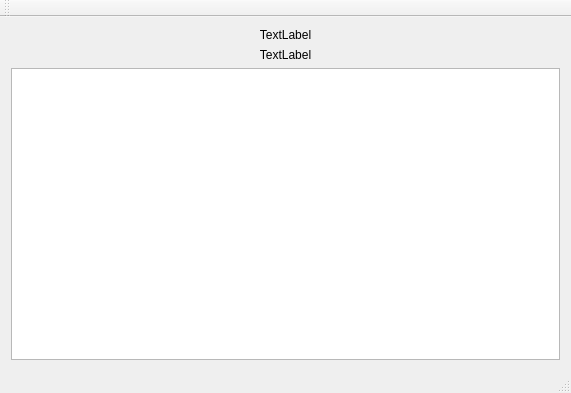
<?xml version="1.0" encoding="UTF-8"?>
<ui version="4.0">
 <class>MainWindow</class>
 <widget class="QMainWindow" name="MainWindow">
  <property name="geometry">
   <rect>
    <x>0</x>
    <y>0</y>
    <width>571</width>
    <height>393</height>
   </rect>
  </property>
  <property name="windowTitle">
   <string>MainWindow</string>
  </property>
  <widget class="QWidget" name="centralWidget">
   <layout class="QVBoxLayout" name="verticalLayout">
    <item>
     <widget class="QLabel" name="labViewSize">
      <property name="text">
       <string>TextLabel</string>
      </property>
      <property name="alignment">
       <set>Qt::AlignCenter</set>
      </property>
     </widget>
    </item>
    <item>
     <widget class="QLabel" name="labSceneRect">
      <property name="text">
       <string>TextLabel</string>
      </property>
      <property name="alignment">
       <set>Qt::AlignCenter</set>
      </property>
     </widget>
    </item>
    <item>
     <widget class="QWGraphicsView" name="graphicsView"/>
    </item>
   </layout>
  </widget>
  <widget class="QMenuBar" name="menuBar">
   <property name="geometry">
    <rect>
     <x>0</x>
     <y>0</y>
     <width>571</width>
     <height>26</height>
    </rect>
   </property>
  </widget>
  <widget class="QToolBar" name="mainToolBar">
   <attribute name="toolBarArea">
    <enum>TopToolBarArea</enum>
   </attribute>
   <attribute name="toolBarBreak">
    <bool>false</bool>
   </attribute>
  </widget>
  <widget class="QStatusBar" name="statusBar"/>
 </widget>
 <layoutdefault spacing="6" margin="11"/>
 <customwidgets>
  <customwidget>
   <class>QWGraphicsView</class>
   <extends>QGraphicsView</extends>
   <header>QWGraphicsView.h</header>
  </customwidget>
 </customwidgets>
 <resources/>
 <connections/>
</ui>
